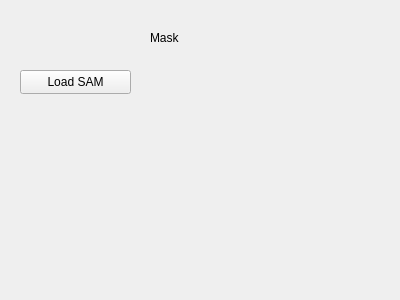
<?xml version="1.0" encoding="UTF-8"?>
<ui version="4.0">
 <class>Mask_Widget</class>
 <widget class="QWidget" name="Mask_Widget">
  <property name="geometry">
   <rect>
    <x>0</x>
    <y>0</y>
    <width>400</width>
    <height>300</height>
   </rect>
  </property>
  <property name="windowTitle">
   <string>Form</string>
  </property>
  <widget class="QLabel" name="label">
   <property name="geometry">
    <rect>
     <x>150</x>
     <y>30</y>
     <width>49</width>
     <height>16</height>
    </rect>
   </property>
   <property name="text">
    <string>Mask</string>
   </property>
  </widget>
  <widget class="QPushButton" name="load_sam_button">
   <property name="geometry">
    <rect>
     <x>20</x>
     <y>70</y>
     <width>111</width>
     <height>24</height>
    </rect>
   </property>
   <property name="text">
    <string>Load SAM</string>
   </property>
  </widget>
 </widget>
 <resources/>
 <connections/>
</ui>
